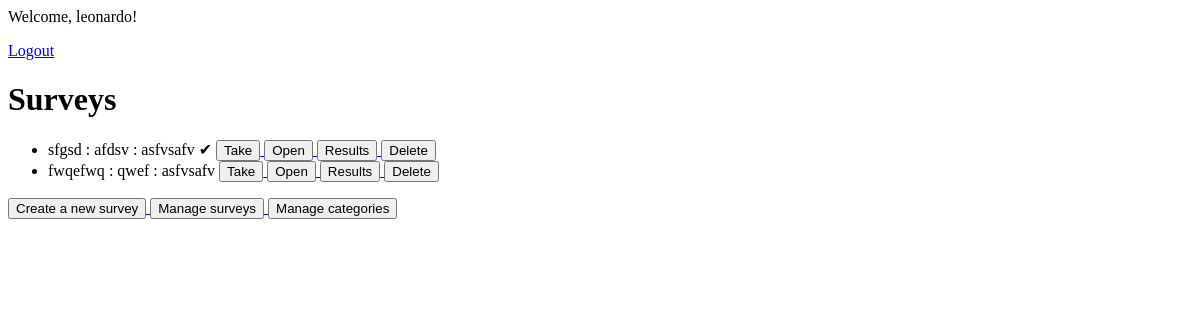
The page / (signed in) on the database as committed earlier.
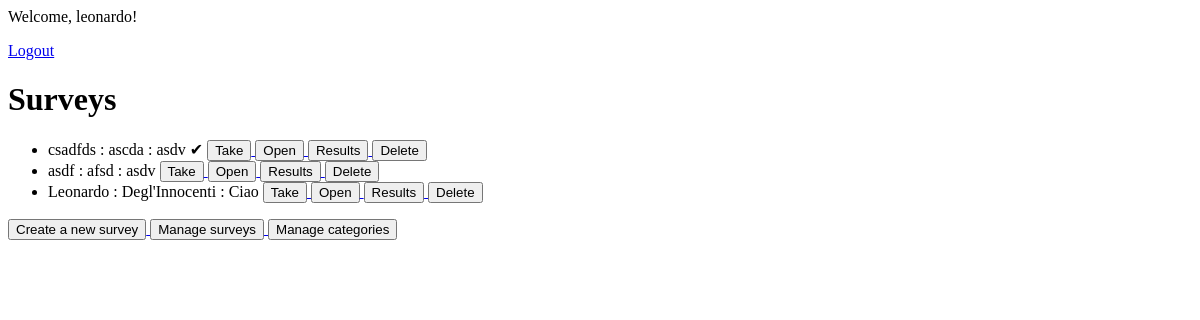
The same page on the database as committed later.
### surveys/models.py (models this page shows, shortened)
class Survey(models.Model):
    id = models.AutoField(primary_key=True)
    name = models.CharField(max_length=50)
    description = models.CharField(max_length=200)
    user = models.ForeignKey(User, on_delete=models.CASCADE, null=True)
    category = models.ForeignKey(Category, on_delete=models.CASCADE, null=True)

class Category(models.Model):
    id = models.AutoField(primary_key=True)
    name = models.CharField(max_length=50)
    user = models.ForeignKey(User, on_delete=models.CASCADE, null=True)
    def __str__(self):
        return self.name

class Response(models.Model):
    id = models.AutoField(primary_key=True)
    survey = models.ForeignKey(Survey, on_delete=models.CASCADE)
    user = models.ForeignKey(User, on_delete=models.CASCADE, null=True)

### surveys/views.py (the view)
# urls.py: path('', views.ViewSurveys.as_view(), name='index'),
class ViewSurveys(ListView):
    model = Survey
    template_name = 'index.html'
    context_object_name = 'surveys'
    def get_context_data(self, *, object_list=None, **kwargs):
        context = super().get_context_data(**kwargs)
        context['responses'] = Response.objects.all()
        if self.request.user.is_authenticated:
            context['subscribed_surveys'] = Survey.objects.filter(category__in=UserCategorySubscription.objects.filter(user=self.request.user).values_list('category', flat=True))
        return context
    def get_queryset(self):
        return Survey.objects.all()

### templates/index.html (shortened to what this page needs)
{% extends 'base.html' %}
{% load static %}
{% block content %}
<head>
</head>
<body>
    <h1>Surveys</h1>
    {% if user.is_authenticated %}
        <ul>
            {% for survey in surveys %}
                {% if survey in subscribed_surveys %}
                    <li> {{ survey.name }} : {{ survey.description }} : {{ survey.category }}
                    {% for response in responses %}
                        {% if response.user == user and response.survey.id == survey.id %}
                            &#10004;
                        {% endif %}
                    {% endfor %}
                    <a href="{% url 'takeSurvey' survey.id %}">
                        <button class="open" type="button">Take</button>
                    </a>
                    {% if user.is_staff %}
                        <a href="{% url 'viewSurvey' survey.id %}">
                            <button class="open" type="button">Open</button>
                        </a>
                        <a href="{% url 'viewResponses' survey.id %}">
                            <button  class="edit" type="button">Results</button>
                        </a>
                        <a href="{% url 'deleteSurvey' survey.id %}">
                            <button class="delete" type="button">Delete</button>
                        </a>
                    {% endif %}
                    </li>
                {% endif %}
            {% endfor %}
        </ul>
        <a href="{% url 'createSurvey' %}">
            <button class="new" type="button">Create a new survey</button>
        </a>
        <a href="{% url 'manageSurveys' %}">
            <button class="new" type="button">Manage surveys</button>
        </a>
        <a href="{% url 'manageCategories' %}">
            <button class="new" type="button">Manage categories</button>
        </a>
    {% else %}
        <p>Please login to view surveys!</p>
    {% endif %}
</body>
{% endblock %}

Rows that differ between the two databases and show on the page:
removed Survey: name "sfgsd", description "afdsv", category "asfvsafv"
removed Survey: name "fwqefwq", description "qwef", category "asfvsafv"
now on this page (row unchanged): Survey: name "csadfds", description "ascda", category "asdv"
added Survey: name "asdf", description "afsd", category "asdv"
added Survey: name "Leonardo", description "Degl'Innocenti", category "Ciao"
